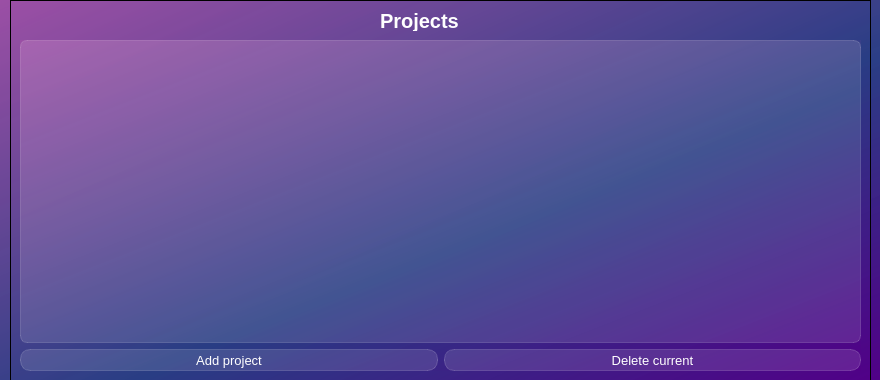
<?xml version="1.0" encoding="UTF-8"?>
<ui version="4.0">
 <class>Dialog</class>
 <widget class="QDialog" name="Dialog">
  <property name="geometry">
   <rect>
    <x>0</x>
    <y>0</y>
    <width>880</width>
    <height>380</height>
   </rect>
  </property>
  <property name="windowTitle">
   <string>Dialog</string>
  </property>
  <property name="styleSheet">
   <string notr="true">background-color: qlineargradient(spread:pad, x1:1, y1:1, x2:0, y2:0, stop:0 rgba(81, 0, 135, 255), stop:0.427447 rgba(41, 61, 132, 235), stop:1 rgba(155, 79, 165, 255));</string>
  </property>
  <widget class="QFrame" name="frame">
   <property name="geometry">
    <rect>
     <x>10</x>
     <y>0</y>
     <width>861</width>
     <height>381</height>
    </rect>
   </property>
   <property name="styleSheet">
    <string notr="true">background-color: qlineargradient(spread:pad, x1:1, y1:1, x2:0, y2:0, stop:0 rgba(81, 0, 135, 255), stop:0.427447 rgba(41, 61, 132, 235), stop:1 rgba(155, 79, 165, 255));</string>
   </property>
   <property name="frameShape">
    <enum>QFrame::StyledPanel</enum>
   </property>
   <property name="frameShadow">
    <enum>QFrame::Raised</enum>
   </property>
   <widget class="QLabel" name="label">
    <property name="geometry">
     <rect>
      <x>370</x>
      <y>10</y>
      <width>131</width>
      <height>21</height>
     </rect>
    </property>
    <property name="styleSheet">
     <string notr="true">color: white;
font-weight: bold;
font-size: 15pt;
background-color: none;
border: none;</string>
    </property>
    <property name="text">
     <string>Projects</string>
    </property>
   </widget>
   <widget class="QWidget" name="layoutWidget">
    <property name="geometry">
     <rect>
      <x>10</x>
      <y>40</y>
      <width>841</width>
      <height>331</height>
     </rect>
    </property>
    <layout class="QVBoxLayout" name="verticalLayout">
     <item>
      <widget class="QTableView" name="tableView">
       <property name="styleSheet">
        <string notr="true">QTableView {
background-color: rgba(255, 255, 255, 30);
border: 1px solid rgba(255, 255, 255, 40);
border-radius: 7px;
}

QTableView::section {
background-color: rgba(53, 53, 53);
color: white;
border: none;
height: 50px;
font-size: 14pt;
}

QTableView::item {
border-style: none;
border: 1px solid rgba(255, 255, 255, 40);
}

QTableView::item:selected {
border: none;
color: rgba(255, 255, 255);
background-color: rgba(255, 255, 255, 50);
}</string>
       </property>
       <property name="verticalScrollBarPolicy">
        <enum>Qt::ScrollBarAlwaysOff</enum>
       </property>
       <property name="horizontalScrollBarPolicy">
        <enum>Qt::ScrollBarAlwaysOff</enum>
       </property>
       <property name="showGrid">
        <bool>false</bool>
       </property>
       <attribute name="horizontalHeaderDefaultSectionSize">
        <number>135</number>
       </attribute>
      </widget>
     </item>
     <item>
      <layout class="QHBoxLayout" name="horizontalLayout">
       <item>
        <widget class="QPushButton" name="btn_add">
         <property name="styleSheet">
          <string notr="true">QPushButton {
color: white;
background-color: rgba(255, 255, 255, 30);
border: 1px solid rgba(255, 255, 255, 40);
border-radius: 10px;
width: 50px;
height: 20px;
font: 10pt;
}

QPushButton:hover {
color: black;
background-color: rgba(0, 0, 0, 30);
border: 1px solid rgba(0, 0, 0, 40);
}

QPushButton:pressed {
color: black;
background-color: rgba(0, 0, 0, 80);
border: 1px solid rgba(0, 0, 0, 90);
}</string>
         </property>
         <property name="text">
          <string>Add project</string>
         </property>
        </widget>
       </item>
       <item>
        <widget class="QPushButton" name="btn_delete">
         <property name="styleSheet">
          <string notr="true">QPushButton {
color: white;
background-color: rgba(255, 255, 255, 30);
border: 1px solid rgba(255, 255, 255, 40);
border-radius: 10px;
width: 50px;
height: 20px;
font: 10pt;
}

QPushButton:hover {
color: black;
background-color: rgba(255, 0, 0, 50);
border: 1px solid rgba(255, 0, 0, 60);
}

QPushButton:pressed {
color: black;
background-color: rgba(255, 0, 0, 90);
border: 1px solid rgba(255, 0, 0, 100);
}</string>
         </property>
         <property name="text">
          <string>Delete current</string>
         </property>
        </widget>
       </item>
      </layout>
     </item>
    </layout>
   </widget>
  </widget>
 </widget>
 <resources/>
 <connections/>
</ui>
